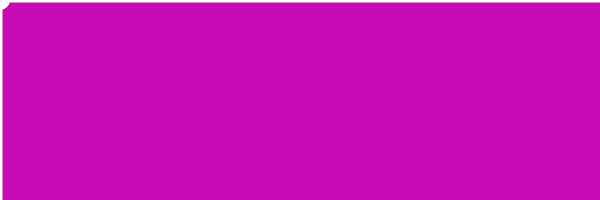
Frame 1 (no input)
Frame 60 (no input): identical to frame 1, image omitted
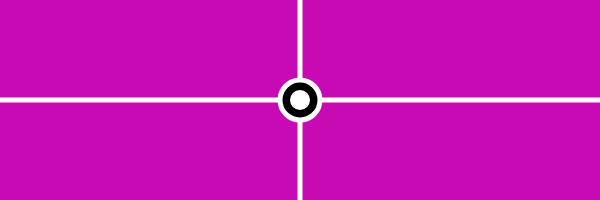
Frame 120 (the mouse pressed at the canvas centre since frame 60)

The p5.js sketch that drew these frames (run headless with seeded random() and noise() and a simulated clock; from frame 60 on, the mouse is pressed at the canvas centre):

// p5.js sketch
// ── sketch.js
var counter = 0;

function setup() {
  createCanvas(600, 200);
  print("hello from Setup!");
}

function draw() {
  counter++;
  print("I have run " + counter + " times");
  background(200, 10, 180);
  strokeWeight(5);
  stroke(255);
  line(mouseX, 0, mouseX, height);
  line(0, mouseY, width, mouseY);
  if (mouseIsPressed) {
    fill(0);
    ellipse(mouseX, mouseY, 40, 40);
  }
  fill(255);
  ellipse(mouseX, mouseY, 15, 15);
}
